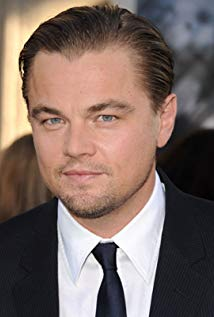
#> input picture leo.jpg, 214 x 317 px
$ python facedetect.py
#> lines starting #> are read from the running program, lines starting #| are printed output that depends on the picture; after the words box and inside, x2 and y2 are one past the last pixel; in counts of white or black regions, pixels touching at a corner belong together
import numpy
import cv2
face_cascade=cv2.CascadeClassifier('haarcascade_frontalface_default.xml')

img = cv2.imread('leo.jpg')
#> img is the input picture: shape (317, 214, 3); mean B, G, R 98.4, 105.3, 123.9
gray = cv2.cvtColor(img, cv2.COLOR_BGR2GRAY)
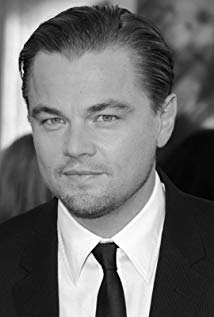
#> gray: shape (317, 214); min 0, max 255, mean 110
faces = face_cascade.detectMultiScale(gray, 1.3, 5)
#> faces = [[16, 70, 125, 125]]
for(x,y,w,h)in faces:
    img=cv2.rectangle(img,(x,y),(x+w,y+h),(0,0,225),2)
#> this loop made 1 pass
#> pass 1, `img=cv2.rectangle(img,(x,y),(x+w,y+h),(0,0,225),2)`:
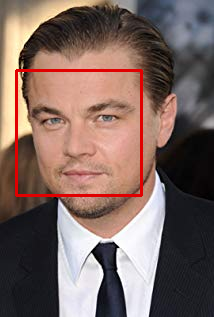
#> img: shape (317, 214, 3); 2.21% of pixels changed, all inside (x1, y1, x2, y2) = (15, 69, 143, 197)

cv2.imshow('output',img)

cv2.waitKey(5000)

cv2.destroyAllWindows()
